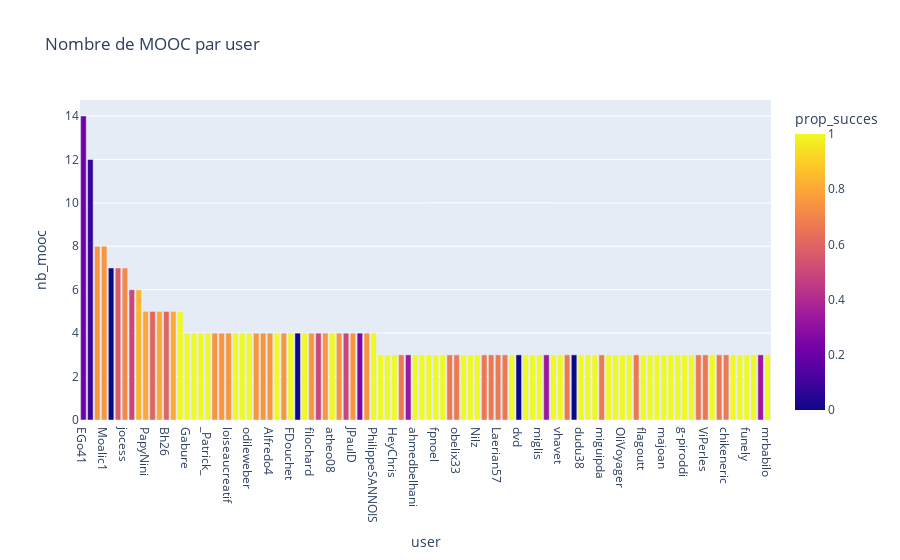

Write notebook code for a chart like this one.
### Markdown cell above
### exploration des users

### Code cell
# plot nb de mooc par user, mappé par le taux de succès
fig = px.bar(data_by_user.sort_values(by='nb_mooc', ascending = False)[:100], 
             x='user', 
             y='nb_mooc',
             title="Nombre de MOOC par user",
             color='prop_succes')
fig

### Figure 1 — Plotly figure (JSON) as saved in the notebook; plotly's stock layout.template omitted (floating-point values rounded to 4 significant figures)
{"data": [{"alignmentgroup": "True", "hovertemplate": "user=%{x}<br>nb_mooc=%{y}<br>prop_succes=%{marker.color}<extra></extra>", "legendgroup": "", "marker": {"color": [0.2143, 0.08333, 0.75, 0.75, 0, 0.5714, 0.7143, 0.5, 0.8333, 0.8, 0.6, 0.8, 0.6, 0.8, 1, 1, 1, 1, 1, 0.75, 0.75, 0.75, 1, 1, 1, 0.75, 0.75, 0.75, 1, 0.75, 1, 0, 1, 0.75, 0.5, 0.75, 1, 0.75, 0.5, 0.75, 0.25, 0.75, 1, 1, 1, 1, 0.6667, 0.3333, 1, 1, 1, 1, 1, 0.6667, 0.6667, 1, 1, 1, 0.6667, 0.6667, 0.6667, 0.6667, 1, 0, 1, 1, 1, 0.3333, 1, 1, 0.6667, 0, 1, 1, 1, 0.6667, 1, 1, 1, 1, 0.6667, 1, 1, 1, 1, 1, 1, 1, 1, 0.6667, 0.6667, 1, 0.6667, 0.6667, 1, 1, 1, 1, 0.3333, 1], "coloraxis": "coloraxis", "pattern": {"shape": ""}}, "name": "", "offsetgroup": "", "orientation": "v", "showlegend": false, "textposition": "auto", "type": "bar", "x": ["EGo41", "bgaultier", "BrutDePomme", "Moalic1", "EllaHamonic", "FrancoisDouch", "jocess", "Michelpl", "Papounet07", "PapyNini", "Yannick92", "trx337", "Bh26", "Jrouault", "corethan", "Gabure", "nbruneau18", "JosetteV", "_Patrick_", "mrobache", "FernandoPfluger", "loiseaucreatif", "Papy40", "PaoloElMarinelo", "odileweber", "katiat", "DIDIER-G", "Alfredo4", "vevou", "rivokl", "FDouchet", "Luc59", "rmarcus", "filochard", "ncolas44", "dominique59", "atheo08", "Mickael22", "jericassi", "JPaulD", "Buggy", "33Alain35", "PhilippeSANNOIS", "bpi44", "orglube", "HeyChris", "edidex", "gwenaela", "ahmedbelhani", "legr_phil", "odweber", "fpnoel", "Isabelle_78", "letambaauclaire1600", "obelix33", "FranKangni", "gseine", "Nilz", "Kerov", "mcbinene", "Laerian57", "hiubito", "valerieHARTER", "dvd", "IsabellePoirier", "hi_gigs", "miglis", "mfarges", "Tipat83110", "vhavet", "alcheminot", "bmataign", "dudu38", "cemen", "bmol", "miguipda", "laseine", "FrancoiseS", "OliVoyager", "lcaron62", "marindeterre", "flagoutt", "Basouille", "chute", "majoan", "Ghislain-", "nairus", "g-piroddi", "fenchlemataf89", "Jean-Lin", "ViPerles", "Jaoued", "sylden", "chikeneric", "swingzazou", "PhGu", "funely", "BertrandBonnet", "chrisamazonie", "mrbabilo"], "xaxis": "x", "y": [14, 12, 8, 8, 7, 7, 7, 6, 6, 5, 5, 5, 5, 5, 5, 4, 4, 4, 4, 4, 4, 4, 4, 4, 4, 4, 4, 4, 4, 4, 4, 4, 4, 4, 4, 4, 4, 4, 4, 4, 4, 4, 4, 3, 3, 3, 3, 3, 3, 3, 3, 3, 3, 3, 3, 3, 3, 3, 3, 3, 3, 3, 3, 3, 3, 3, 3, 3, 3, 3, 3, 3, 3, 3, 3, 3, 3, 3, 3, 3, 3, 3, 3, 3, 3, 3, 3, 3, 3, 3, 3, 3, 3, 3, 3, 3, 3, 3, 3, 3], "yaxis": "y"}], "layout": {"barmode": "relative", "coloraxis": {"colorbar": {"title": {"text": "prop_succes"}}, "colorscale": [[0, "#0d0887"], [0.1111, "#46039f"], [0.2222, "#7201a8"], [0.3333, "#9c179e"], [0.4444, "#bd3786"], [0.5556, "#d8576b"], [0.6667, "#ed7953"], [0.7778, "#fb9f3a"], [0.8889, "#fdca26"], [1, "#f0f921"]]}, "legend": {"tracegroupgap": 0}, "title": {"text": "Nombre de MOOC par user"}, "xaxis": {"anchor": "y", "domain": [0, 1], "title": {"text": "user"}}, "yaxis": {"anchor": "x", "domain": [0, 1], "title": {"text": "nb_mooc"}}}}
